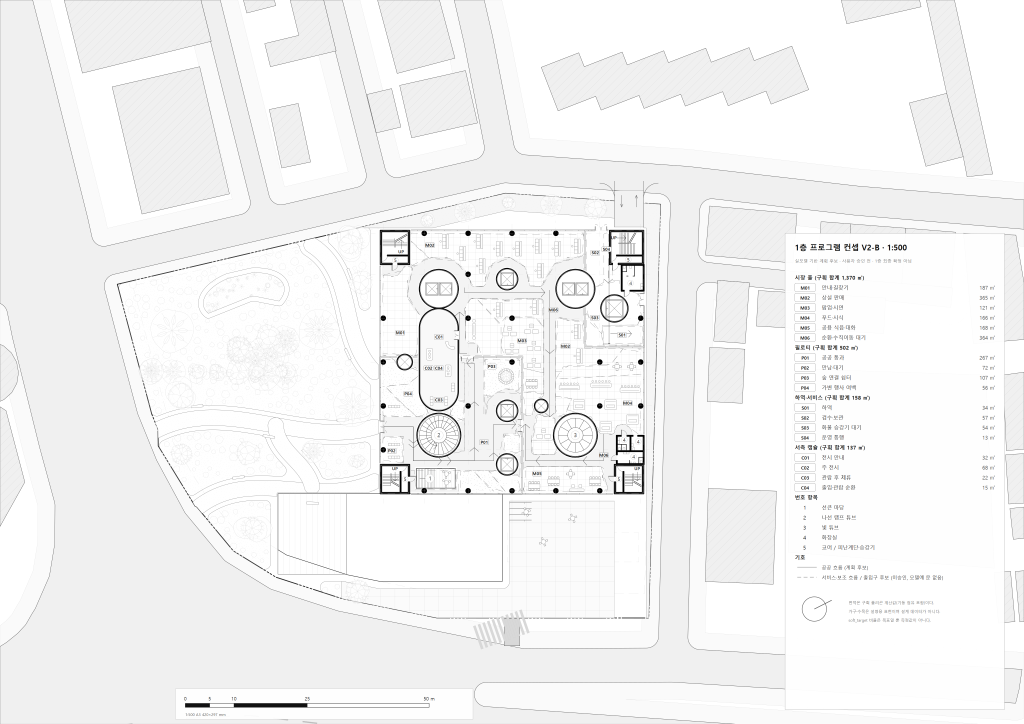
#> input picture reference/19A06_HYBE/our_baseline/1F_Program_Concept_V2_B.png, 2048 x 1448 px (shown at 1/2 size)
$ python -i analyze_reference.py   (imports and definitions only)
#> lines starting #> are read from the running program, lines starting #| are printed output that depends on the picture
#> further down, picture is the input picture: PIL image 2048x1448 RGBA; mean R, G, B, A 244.2, 244.2, 244.2, 255
#!/usr/bin/env python3
"""Make an auditable image inventory/contact sheets without inventing visual facts."""
from __future__ import annotations

import argparse
import hashlib
import html
import json
import math
from pathlib import Path
from urllib.parse import urlsplit
from PIL import Image, ImageDraw, ImageFont, ImageStat, ImageFilter, ImageOps


# [13 lines left out: functions digest, font, not called in this run]


def classify_image(im: Image.Image):
    """Potential drawing/diagram/photo: image characteristics ONLY, no semantic guarantee."""
    img = ImageOps.exif_transpose(im).convert('RGB')
    img.thumbnail((500, 500))
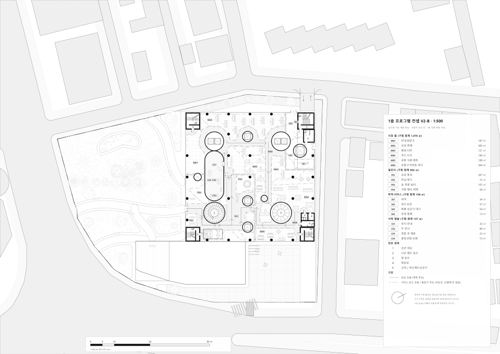
#> img: PIL image 500x354 RGB; mean R, G, B 244.2, 244.2, 244.2
    raw = img.tobytes()
    n = max(1, len(raw) // 3)
#> n = 177000
    white = sum(1 for i in range(0, len(raw), 3) if min(raw[i:i+3]) >= 235) / n
#> white = 0.905
    grayscale = sum(1 for i in range(0, len(raw), 3) if max(raw[i:i+3]) - min(raw[i:i+3]) <= 20) / n
#> grayscale = 1
    edges = img.convert('L').filter(ImageFilter.FIND_EDGES)
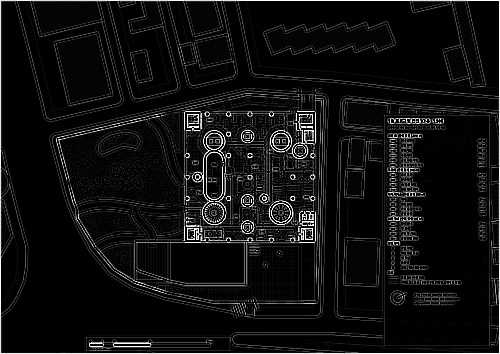
#> edges: PIL image 500x354 L; min 0, max 255, mean 16.2
    edge_fraction = sum(1 for x in edges.tobytes() if x > 45) / n
#> edge_fraction = 0.115
    if white >= .58 and grayscale >= .85:
        label = 'DRAWING_CANDIDATE'
    elif grayscale >= .68 and white >= .40:
        label = 'DIAGRAM_CANDIDATE'
    else:
        label = 'PHOTO_OR_COLOR_GRAPHIC_CANDIDATE'
    return label, {'near_white_fraction': round(white, 4), 'near_gray_fraction': round(grayscale, 4),
                   'edge_fraction': round(edge_fraction, 4)}


# [64 lines left out: functions make_sheet, run, not called in this run]


# [4 lines not run here, left out]

>>> from PIL import Image
>>> picture = Image.open('../our_baseline/1F_Program_Concept_V2_B.png')
>>> result = classify_image(picture)
